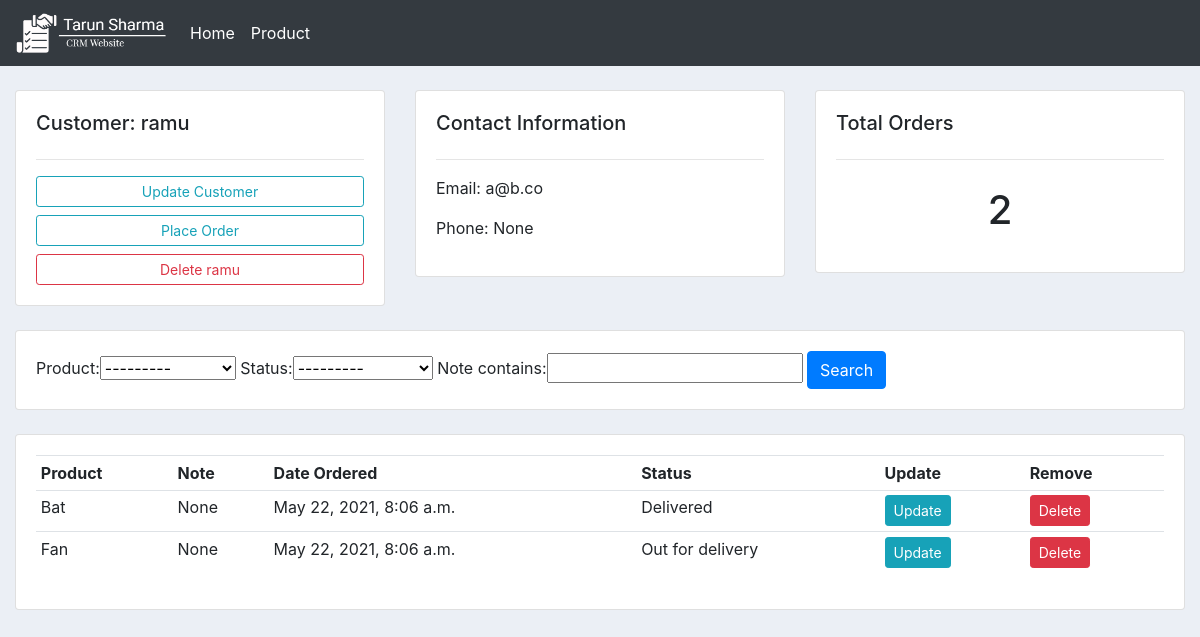
Page /customer/33/ on the earlier database version.
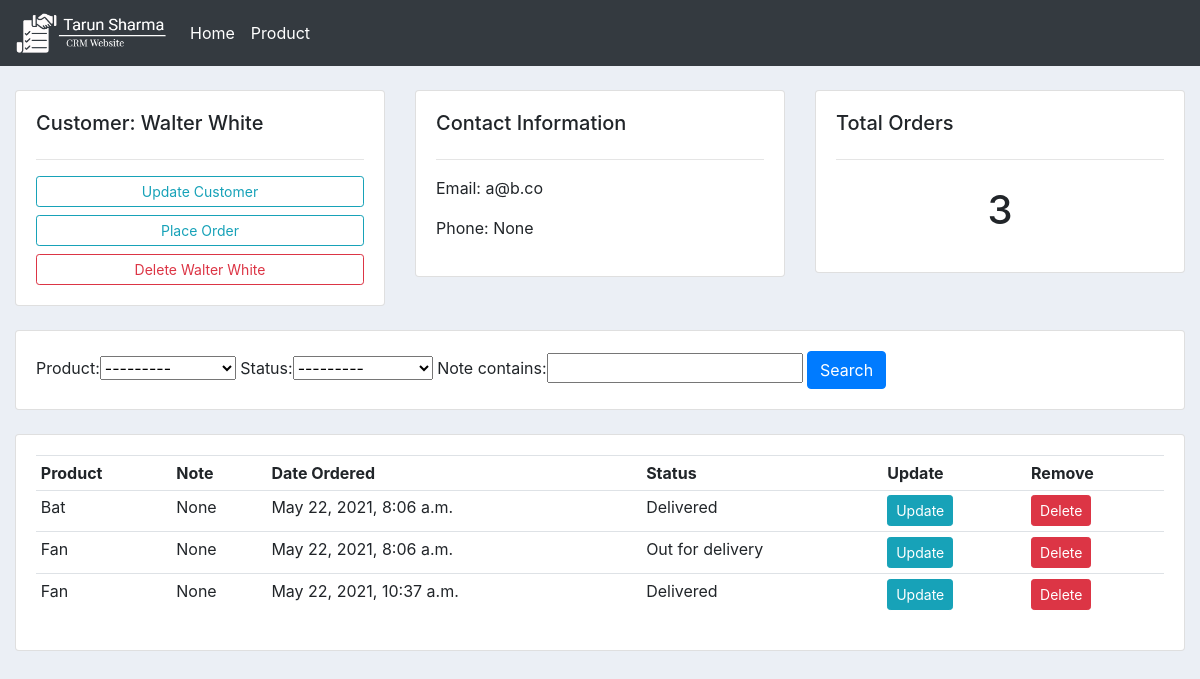
Same page on the later database version.
### acccounts/models.py (models this page shows, shortened)
class Customer(models.Model):
    user = models.OneToOneField(User, blank=True, null=True, on_delete=models.CASCADE)
    name = models.CharField(max_length=200, null=True)
    phone = models.CharField(max_length=200, blank=True, null=True)
    email = models.CharField(max_length=200, null=True)
    date_created = models.DateTimeField(default=datetime.now, null=True)

class Order(models.Model):
    STATUS = (
        ('Pending', 'Pending'),
        ('Out for delivery', 'Out for delivery'),
        ('Delivered', 'Delivered'),
    )
    customer = models.ForeignKey(Customer, null=True, on_delete=models.CASCADE)
    product = models.ForeignKey(Product, null=True, on_delete=models.CASCADE)
    date_created = models.DateTimeField(default=datetime.now, null=True)
    status = models.CharField(max_length=200, null=True, choices=STATUS)
    note = models.CharField(max_length=200, null=True)

class Product(models.Model):
    CATEGORY = (
        ('Indoor', 'Indoor'),
        ('Outdoor', 'Outdoor'),
    )
    name = models.CharField(max_length=200, null=True)
    price = models.FloatField(null=True)
    category = models.CharField(max_length=200, null=True, choices=CATEGORY)
    description = models.CharField(max_length=200, null=True, blank=True)
    date_created = models.DateTimeField(default=datetime.now, null=True)
    tags = models.ManyToManyField(Tag)
    def __str__(self):
        return self.name

### acccounts/views.py (the view)
# urls.py: path('customer/<str:pk>/', views.customer, name='customer'),
def customer(request, pk):
    customer = Customer.objects.get(id=pk)
    orders = customer.order_set.all()
    total_orders = orders.count
    myFilter = OrderFilter(request.GET, queryset=orders)
    orders = myFilter.qs
    context = {'customer': customer, 'orders': orders, 'total_orders': total_orders, 'myFilter': myFilter}
    return render(request, 'accounts/customer.html', context)

### acccounts/templates/accounts/customer.html
{% extends 'accounts/main_template.html' %}
{% block content %}
<br>
<div class="row">
	<div class="col-md">
		<div class="card card-body">
			<h5>Customer: {{customer.name}}</h5>
			<hr>
			<a class="btn btn-outline-info  btn-sm btn-block" href="{% url 'update_customer' customer.id %}">Update Customer</a>
			<a class="btn btn-outline-info  btn-sm btn-block" href="{% url 'create_order' customer.id %}">Place Order</a>
			<a class="btn btn-outline-danger  btn-sm btn-block" href="{% url 'delete_customer' customer.id %}">Delete {{customer.name}}</a>
		</div>
	</div>
	<div class="col-md">
		<div class="card card-body">
			<h5>Contact Information</h5>
			<hr>
			<p>Email: {{customer.email}} </p>
			<p>Phone: {{customer.phone}} </p>
		</div>
	</div>
	<div class="col-md">
		<div class="card card-body">
			<h5>Total Orders</h5>
			<hr>
			<h1 style="text-align: center;padding: 10px">{{total_orders}}</h1>
		</div>
	</div>
</div>
<br>
<div class="row">
	<div class="col">
		<div class="card card-body">
			<form method="get">
				{{ myFilter.form}}
		    <button class="btn btn-primary" type="submit">Search</button>
		  </form>
		</div>
	</div>
</div>
<br>
<div class="row">
	<div class="col-md">
		<div class="card card-body">
			<table class="table table-sm">
				<tr>
					<th>Product</th>
					<th>Note</th>
					<th>Date Ordered</th>
					<th>Status</th>
					<th>Update</th>
					<th>Remove</th>
				</tr>
				{% for order in orders %}
				<tr>
					<td>{{order.product}}</td>
					<td>{{order.note}}</td>
					<td>{{order.date_created}}</td>
					<td>{{order.status}}</td>
                    <td><a class="btn btn-sm btn-info" href="{% url 'update_order' order.id %}">Update</a></td>
                    <td><a class="btn btn-sm btn-danger" href="{% url 'delete_order' order.id %}">Delete</a></td>
				</tr>
				{% endfor %}
			</table>
		</div>
	</div>
</div>
{% endblock content %}

Differences in the rows shown:
changed Customer "a@b.co": name "ramu" → "Walter White"
added Order: product "Fan", note "None", date_created "May 22, 2021, 10:37 a.m.", status "Delivered"
Other differences:
{{ total_orders }}: "2" → "3"
